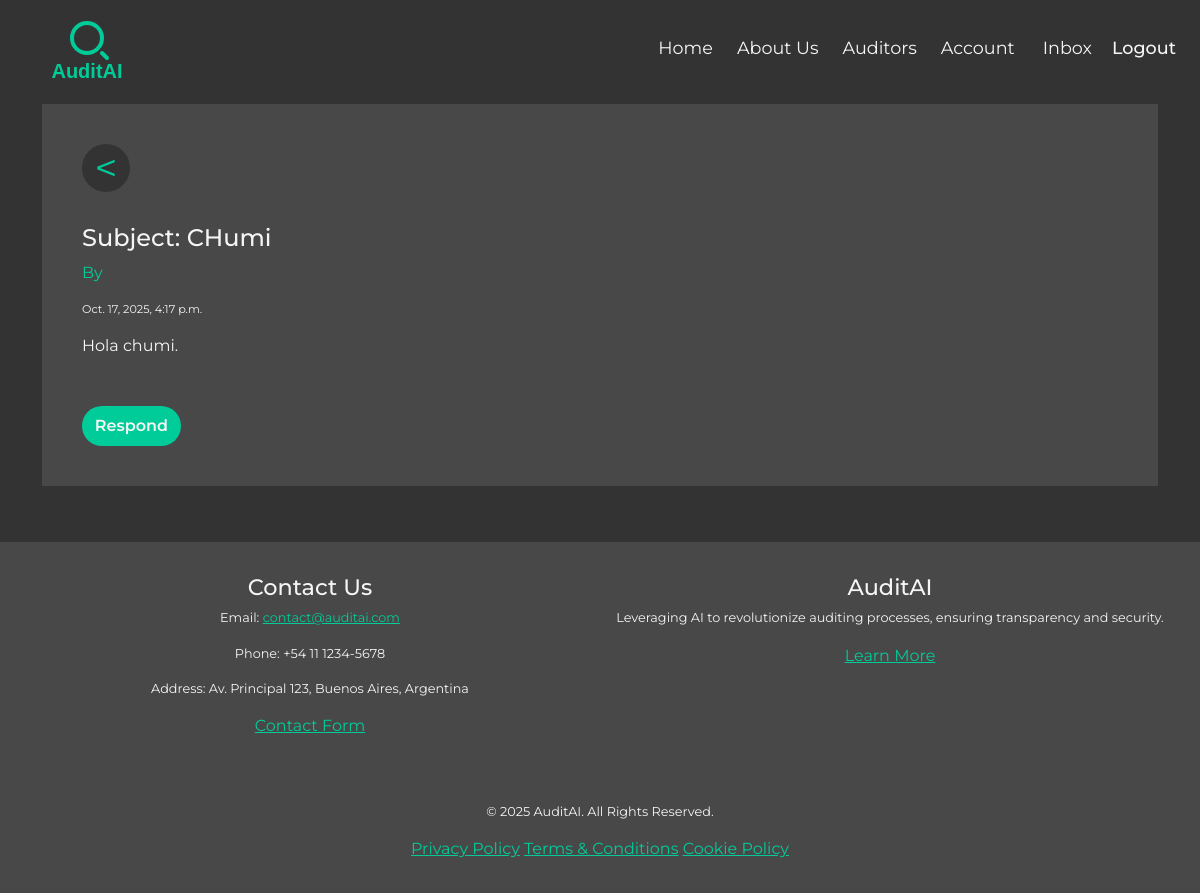
The app's page /inbox/single-message/1 (signed in) with its own data.
### inbox/models.py (models this page shows, shortened)
class Message(models.Model):
    sender = models.ForeignKey(CustomUser, on_delete=models.SET_NULL, null=True, related_name='sent_messages')
    recipient = models.ForeignKey(CustomUser, on_delete=models.SET_NULL, null=True,related_name='received_messages')
    subject= models.CharField(max_length= 200, blank=True)
    body=models.TextField()
    is_read = models.BooleanField(default=False)
    created= models.DateTimeField(auto_now_add=True)
    class Meta:
        ordering = ['is_read', '-created']

### inbox/views.py (the view)
# urls.py: path('single-message/<str:pk>', single_message, name='single-message')
def single_message(request, pk):
    single_message = Message.objects.get(id = pk)
    single_message.is_read = True
    single_message.save()
    context = {'single_message': single_message}
    return render(request, 'inbox/single-message.html', context)

### inbox/context_processors.py (called while the page is built)
def inbox_unread_count(request):
    if request.user.is_authenticated:
        count = Message.objects.filter(recipient = request.user, is_read = False).count()
    else:
        count = 0
    context = {'inbox_unread_count': count}
    return context

### inbox/templates/inbox/single-message.html
{%  extends 'base.html' %}
{%  block content %}
{% include 'navbar.html' %}
<main class="main  ">
    <div class="container">
      <div class="singleMessage">
        <div class="singleMessage__container">
        <div class="go-back__container">
          <a class="go-back" href="{% url 'inbox' %}"><</a>
        </div>
        <h4 class="singleMessage__subject">Subject: {{single_message.subject}}</h4>
          {%  if request.user.is_auditor %}
          <a href="{% url 'client-profile' single_message.sender.clientprofile.id  %}"
            class="singleMessage__author">By {{single_message.sender.clientprofile.name|title}}</a>
          {% else %}
          <a href="{% url 'auditor-profile' single_message.sender.auditorprofile.id  %}"
            class="singleMessage__author">By {{single_message.sender.auditorprofile.name|title}}</a>
            {% endif %}
          <p class="singleMessage__date">{{single_message.created}}</p>
          <div class="singleMessage__body">{{single_message.body|linebreaksbr}}</div>
      </div>
      <div class="singleMessage__respond">
        <a href="{% url 'send-message' single_message.sender.id %}" class="btn">Respond</a>
      </div>
    </div>
    </div>
  </main>
{% endblock %}

### static/css/base/_variables.css (style rules this page uses)
:root { --soft-mint-green: #bef3e99f; --mint-green: #00CC99; --light-grey: #F5F5F5; --dark-grey: #333333; --medium-grey: #70707057; --soft-yellow: #FFD700; --light-blue: #3aadeb; --alert-success: rgba(137, 239, 214, 0.438); --alert-error: rgba(231, 72, 72, 0.888); }

### static/css/base/_main_styles.css (style rules this page uses)
* { box-sizing: border-box; margin: 0; padding: 0; }
html { font-size: 13px; }
body { background-color: var(--dark-grey); margin: 0; padding: 0; min-height: 100vh; display: flex; flex-direction: column; font-family: 'Montserrat', serif; }
.main { margin: 0.5rem; display: flex; flex-direction: column; justify-content: center; align-items: center; }

### static/css/components/_button.css (style rules this page uses)
.btn { padding: 0.5rem 0.8rem; background-color: var(--mint-green); color: var(--light-grey); border: none; border-radius: 999px; font-size: 1rem; font-weight: 600; cursor: pointer; transition: background-color 0.3s ease, transform 0.2s ease; text-align: center; display: inline-block; }
.go-back__container { background-color: var(--dark-grey); border-radius: 50%; width: 3rem; height: 3rem; display: flex; justify-content: center; align-items: center; margin-bottom: 2rem; }
.go-back { text-decoration: none; font-size: 2.5rem; color: var(--mint-green); }

### home/static/home/css/_home.css (style rules this page uses)
@media (min-width: 992px) { html { font-size: 16px; } }

### inbox/static/inbox/css/single-message.css (style rules this page uses)
.singleMessage { display: block; background-color: var(--medium-grey); padding: 2.5rem; color: var(--light-grey); max-width: 100%; overflow-x: hidden }
.singleMessage__author { color: var(--mint-green); text-decoration: none; }
.singleMessage__date { margin-top: 1rem; font-size: 0.7rem; }
.singleMessage__body { word-wrap: break-word; white-space: normal; margin-bottom: 3rem; }

### records on screen
Message: subject "CHumi", created "Oct. 17, 2025, 4:17 p.m.", body "Hola chumi."
